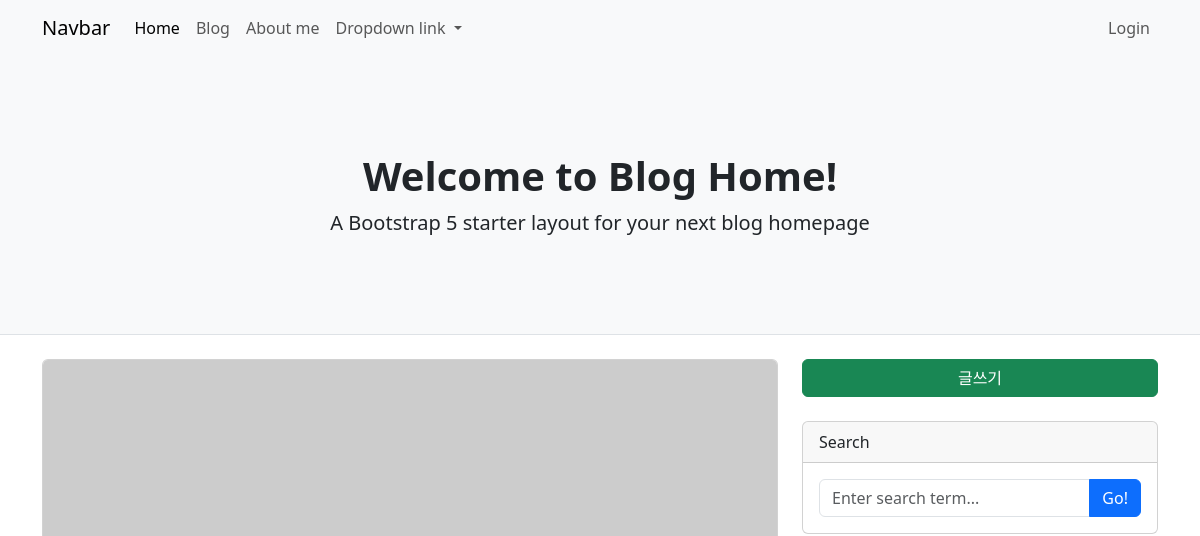
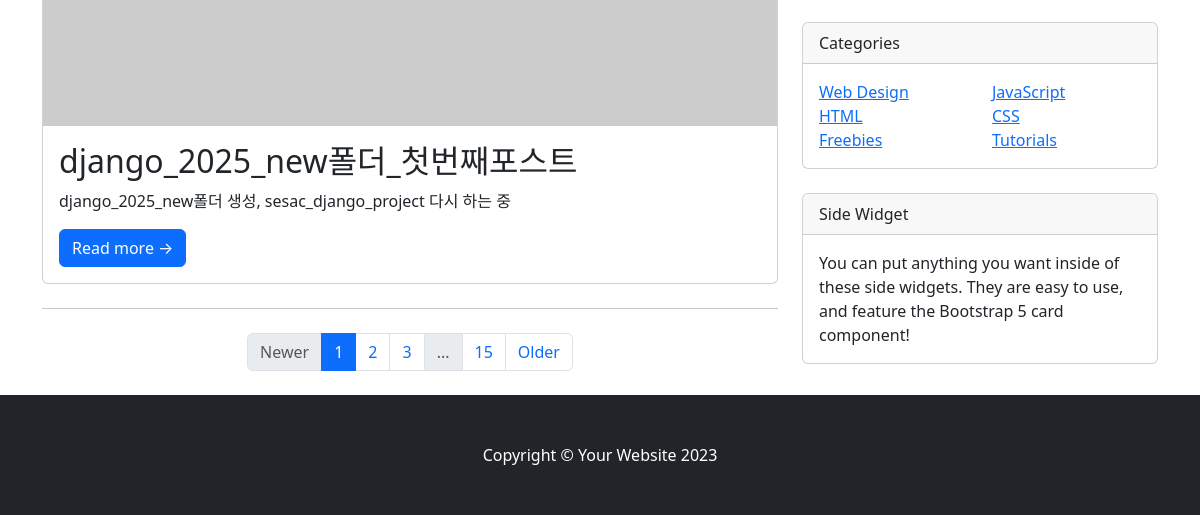
Page /blog/ on the earlier database version (2 pictures, top to bottom).
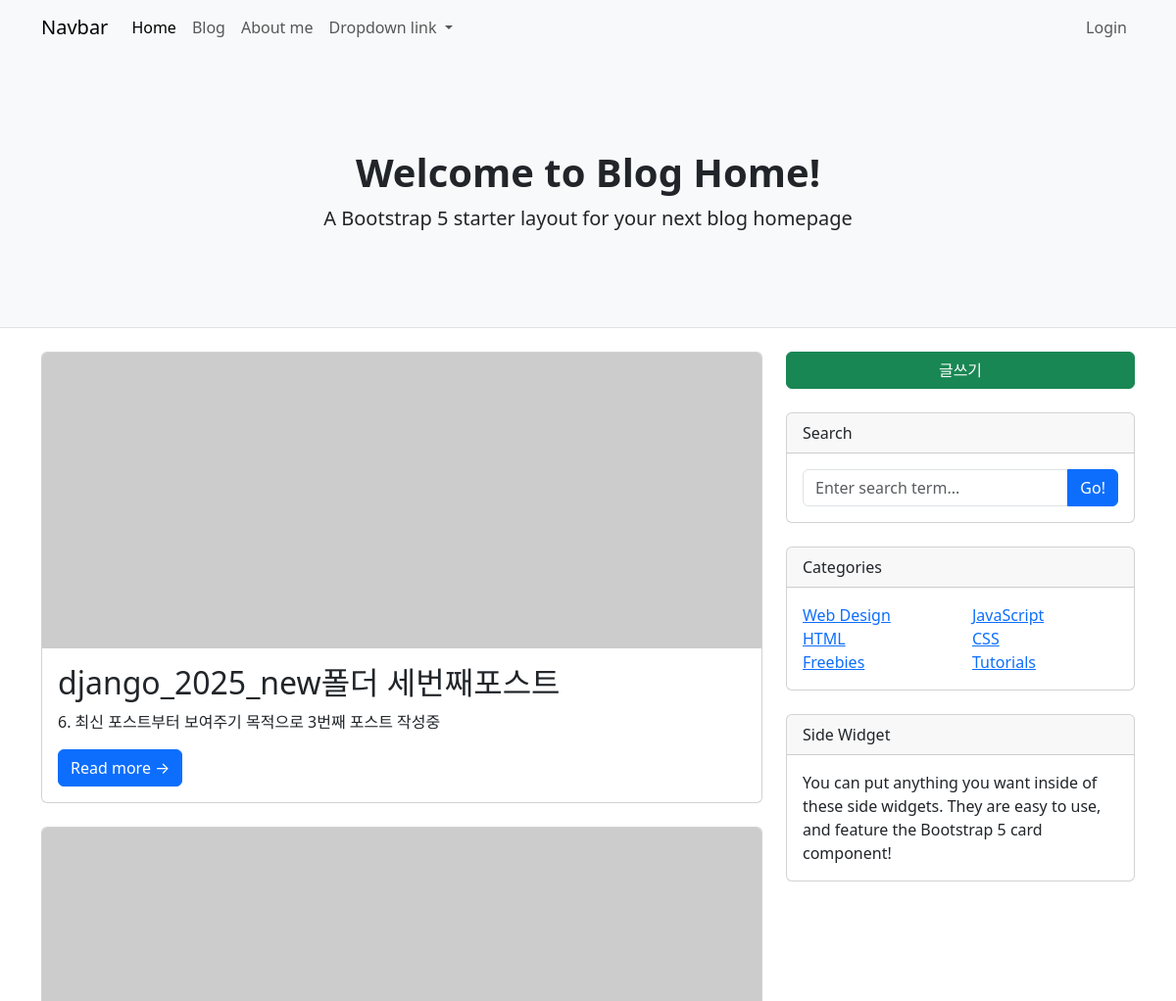
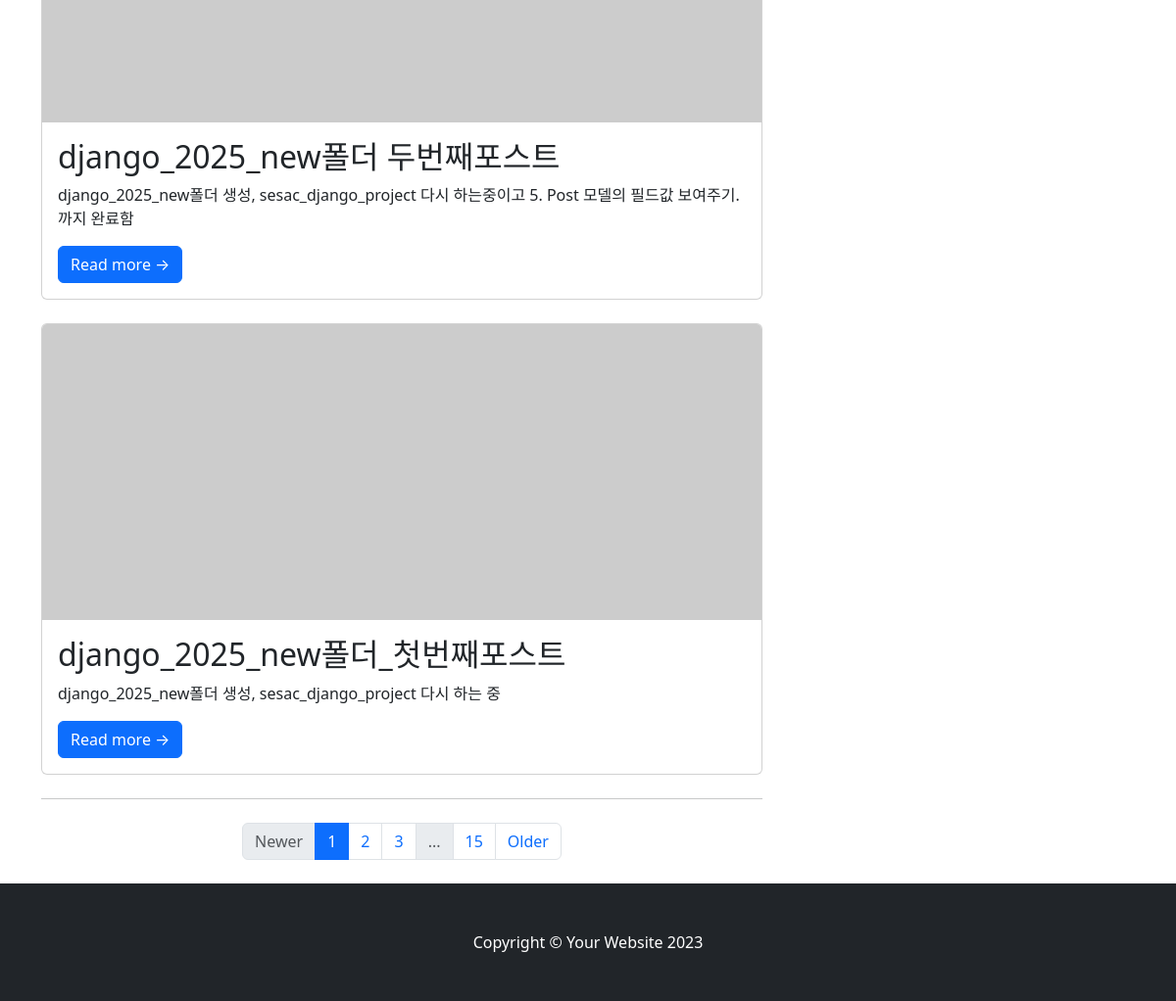
Same page on the later database version (2 pictures, top to bottom).
### blog/models.py (models this page shows, shortened)
class Post(models.Model) :
	title = models.CharField(max_length=30)    # title 필드는 CharField (문자열필드정의 클래스), 문자필드, 최대 길이(필수설정) 30으로 설정
	content = models.TextField()			   # content 필드는 TextField (텍스트저장 문자열필드클래스), 문자열의 길이 제한 없도록(본문내용이니까)
	uploaded_image = models.ImageField(upload_to="images/%Y/%m/%d", null=True, blank=True)
	created_at = models.DateTimeField(auto_now_add=True, null=True)	   # created_at 필드는 DateTimeField(날짜+시간저장 필드클래스),2025-07-30 14:32:00 등의형식으로저장됨
	updated_at = models.DateTimeField(auto_now=True, null=True)  # 해당줄추가
	def get_absolute_url(self) :
		return f'/blog/{self.pk}/'

### blog/views.py (the view)
# urls.py: path('', views.index, name='index'),             # 리스트 페이지 뷰 (FBV)
def index(request):
    posts = Post.objects.all().order_by('-pk')	#한줄추가. 인덱스함수에서 Post.objects.all()로 모든 Post 레코드를 가져와서 posts에 저장
    return render(
        request,
        'blog/index.html',
        {
            'posts': posts,  # { 'posts': posts, } 추가하기
        }
    )

### blog/templates/blog/index.html (shortened to what this page needs)
<!DOCTYPE html>
<html lang="ko">
<head>
    <link href="https://cdn.jsdelivr.net/npm/bootstrap@5.3.7/dist/css/bootstrap.min.css" rel="stylesheet" />
</head>
<body>
    <nav class="navbar navbar-expand-lg bg-body-tertiary">
        <div class="container">
            <a class="navbar-brand" href="#">Navbar</a>
            <div class="collapse navbar-collapse" id="navbarNavDropdown">
                <ul class="navbar-nav">
                    <li class="nav-item">
                        <a class="nav-link active" aria-current="page" href="/">Home</a>
                    </li>
                    <li class="nav-item">
                        <a class="nav-link" href="/blog/">Blog</a>
                    </li>
                    <li class="nav-item">
                        <a class="nav-link" href="/about_me/">About me</a>
                    </li>
                    <li class="nav-item dropdown">
                        <a class="nav-link dropdown-toggle" href="#" role="button" data-bs-toggle="dropdown"
                            aria-expanded="false">
                            Dropdown link
                        </a>
                    </li>
                </ul>
                <ul class="navbar-nav ms-auto">
                    <li class="nav-item">
                        <a class="nav-link" href="#" data-bs-toggle="modal" data-bs-target="#exampleModal">Login</a>
                    </li>
                </ul>
            </div>
        </div>
    </nav>
    <header class="py-5 bg-light border-bottom mb-4">
        <div class="container text-center my-5">
            <h1 class="fw-bolder">Welcome to Blog Home!</h1>
            <p class="lead mb-0">A Bootstrap 5 starter layout for your next blog homepage</p>
        </div>
    </header>
    <div class="container">
        <div class="row">
            <div class="col-lg-8">
                {% for post in posts %}
                <div class="card mb-4">
                    {% if post.uploaded_image %}
                    <a href="{{ post.get_absolute_url }}">
                        <img class="card-img-top" src="{{ post.uploaded_image.url }}" alt="Post image" />
                    </a>
                    {% else %}
                    <a href="{{ post.get_absolute_url }}">
                        <img class="card-img-top" src="https://dummyimage.com/850x350/dee2e6/6c757d.jpg" alt="Default image" />
                    </a>
                    {% endif %}
                    <div class="card-body">
                        <h2 class="card-title">{{ post.title }}</h2>
                        <p class="card-text">{{ post.content }}</p>
                        <a class="btn btn-primary" href="{{ post.get_absolute_url }}">Read more →</a>
                    </div>
                </div>
                {% endfor %}
                <nav aria-label="Pagination">
                    <hr class="my-0" />
                    <ul class="pagination justify-content-center my-4">
                        <li class="page-item disabled">
                            <a class="page-link" href="#" tabindex="-1" aria-disabled="true">Newer</a>
                        </li>
                        <li class="page-item active" aria-current="page"><a class="page-link" href="#!">1</a></li>
                        <li class="page-item"><a class="page-link" href="#!">2</a></li>
                        <li class="page-item"><a class="page-link" href="#!">3</a></li>
                        <li class="page-item disabled"><a class="page-link" href="#!">...</a></li>
                        <li class="page-item"><a class="page-link" href="#!">15</a></li>
                        <li class="page-item"><a class="page-link" href="#!">Older</a></li>
                    </ul>
                </nav>
            </div>
            <div class="col-lg-4">
                <div class="mb-4">
                    <a href="/blog/create/" class="btn btn-success w-100">글쓰기</a>
                </div>
                <div class="card mb-4">
                    <div class="card-header">Search</div>
                    <div class="card-body">
                        <div class="input-group">
                            <input class="form-control" type="text" placeholder="Enter search term..." aria-label="Enter search term..." aria-describedby="button-search" />
                            <button class="btn btn-primary" id="button-search" type="button">Go!</button>
                        </div>
                    </div>
                </div>
                <div class="card mb-4">
                    <div class="card-header">Categories</div>
                    <div class="card-body">
                        <div class="row">
                            <div class="col-sm-6">
                                <ul class="list-unstyled mb-0">
                                    <li><a href="#!">Web Design</a></li>
                                    <li><a href="#!">HTML</a></li>
                                    <li><a href="#!">Freebies</a></li>
                                </ul>
                            </div>
                            <div class="col-sm-6">
                                <ul class="list-unstyled mb-0">
                                    <li><a href="#!">JavaScript</a></li>
                                    <li><a href="#!">CSS</a></li>
                                    <li><a href="#!">Tutorials</a></li>
                                </ul>
                            </div>
                        </div>
                    </div>
                </div>
                <div class="card mb-4">
                    <div class="card-header">Side Widget</div>
                    <div class="card-body">
                        You can put anything you want inside of these side widgets. They are easy to use, and feature the Bootstrap 5 card component!
                    </div>
                </div>
            </div>
        </div>
    </div>
    <footer class="py-5 bg-dark">
        <div class="container">
            <p class="m-0 text-center text-white">Copyright &copy; Your Website 2023</p>
        </div>
    </footer>
</body>
</html>

Differences in the rows shown:
added Post: title "django_2025_new폴더 세번째포스트", content "6. 최신 포스트부터 보여주기 목적으로 3번째 포스트 작성중"
added Post: title "django_2025_new폴더 두번째포스트", content "django_2025_new폴더 생성, sesac_django_project 다시 하는중이고 5. Post 모델의 필드값 보여주기. 까지 완료함"
